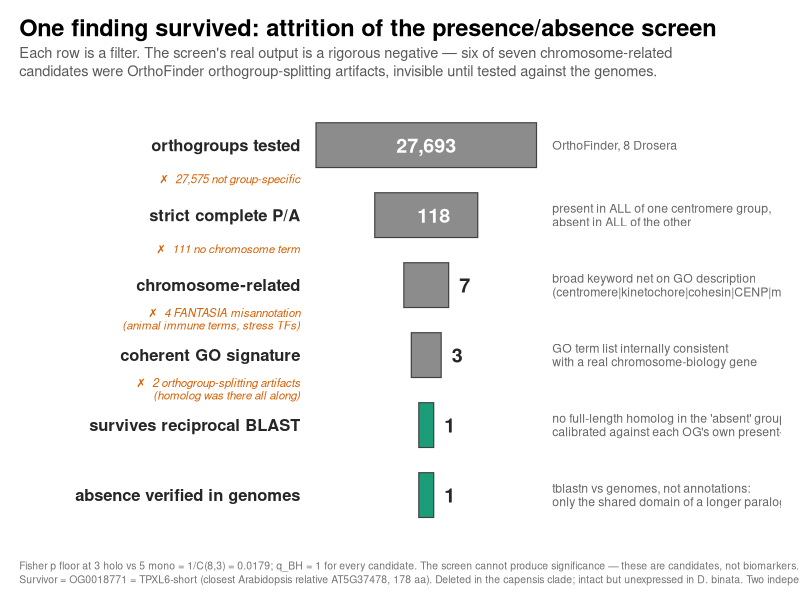
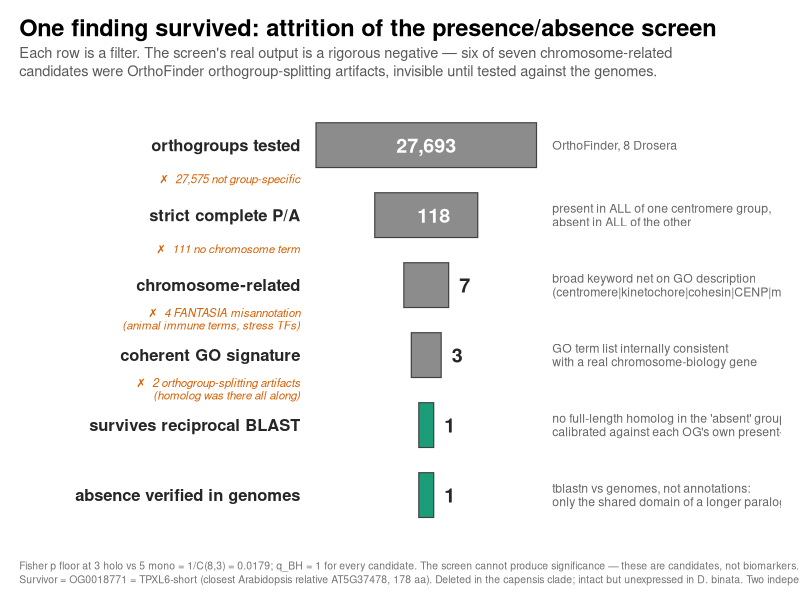

Write the R code that produced these figures, in order.
suppressMessages({library(ggplot2); library(data.table)})
setwd("/netscratch/dep_mercier/grp_marques/Aaryan/reproducible_phd/results/comparative/holocentricity")
outdir <- "figures"

GRN <- "#1b9e77"; ORG <- "#d95f02"; GRY <- "grey55"

d <- data.table(
  step = 1:6,
  n    = c(27693, 118, 7, 3, 1, 1),
  stage = c("orthogroups tested",
            "strict complete P/A",
            "chromosome-related",
            "coherent GO signature",
            "survives reciprocal BLAST",
            "absence verified in genomes"),
  how = c("OrthoFinder, 8 Drosera",
          "present in ALL of one centromere group,\nabsent in ALL of the other",
          "broad keyword net on GO description\n(centromere|kinetochore|cohesin|CENP|meiosis|...)",
          "GO term list internally consistent\nwith a real chromosome-biology gene",
          "no full-length homolog in the 'absent' group,\ncalibrated against each OG's own present-group range",
          "tblastn vs genomes, not annotations:\nonly the shared domain of a longer paralog remains"),
  lost = c(NA,
           "27,575 not group-specific",
           "111 no chromosome term",
           "4 FANTASIA misannotation\n(animal immune terms, stress TFs)",
           "2 orthogroup-splitting artifacts\n(homolog was there all along)",
           NA)
)
d[, ymax := -step]

# funnel width on log scale
d[, w := log10(n + 1)]
d[, w := w / max(w)]
BW <- 0.42
d[, `:=`(xmin = -w*BW, xmax = w*BW)]
d[, wide := (xmax - xmin) > 0.18]   # can the box hold its own label?

lab <- data.table(
  step = c(2,3,4,5,6),
  txt  = c("118", "7", "3", "1", "1")
)

p <- ggplot(d, aes(y=ymax)) +
  geom_rect(aes(xmin=xmin, xmax=xmax, ymin=ymax-0.32, ymax=ymax+0.32,
                fill=factor(fifelse(step==6, "keep", fifelse(step==5,"keep","mid")))),
            color="grey25", linewidth=0.4) +
  # count: inside the box when it fits, otherwise immediately right of it
  geom_text(data=d[wide==TRUE], aes(x=0, label=format(n, big.mark=",")),
            size=5, fontface="bold", color="white") +
  geom_text(data=d[wide==FALSE], aes(x=xmax+0.04, label=format(n, big.mark=",")),
            size=5, fontface="bold", color="grey15", hjust=0) +
  # stage name, left
  geom_text(aes(x=-BW-0.06, label=stage), hjust=1, size=4.2, fontface="bold", color="grey15") +
  # method, right
  geom_text(aes(x=BW+0.06, label=how), hjust=0, size=3.1, color="grey40", lineheight=0.92) +
  # what was lost, between rows
  geom_text(data=d[!is.na(lost)], aes(x=-BW-0.06, y=ymax+0.52, label=paste0("\u2717  ", lost)),
            hjust=1, size=2.9, color=ORG, fontface="italic", lineheight=0.92) +
  scale_fill_manual(values=c(mid=GRY, keep=GRN), guide="none") +
  scale_x_continuous(limits=c(-1.55, 1.35), expand=c(0,0)) +
  scale_y_continuous(limits=c(-6.75, -0.35), expand=c(0,0)) +
  labs(title="One finding survived: attrition of the presence/absence screen",
       subtitle="Each row is a filter. The screen's real output is a rigorous negative \u2014 six of seven chromosome-related\ncandidates were OrthoFinder orthogroup-splitting artifacts, invisible until tested against the genomes.",
       caption=paste0("Fisher p floor at 3 holo vs 5 mono = 1/C(8,3) = 0.0179; q_BH = 1 for every candidate. ",
                      "The screen cannot produce significance \u2014 these are candidates, not biomarkers.\n",
                      "Survivor = OG0018771 = TPXL6-short (closest Arabidopsis relative AT5G37478, 178 aa). Deleted in the capensis clade; intact but unexpressed in D. binata. ",
                      "Two independent events, both on monocentric branches. Function unknown \u2014 the spindle GO is family-level transfer to a 140 aa domain-only protein.")) +
  theme_void(base_size=13) +
  theme(plot.background=element_rect(fill="white", color=NA),
        plot.title=element_text(face="bold", size=17, hjust=0, margin=margin(b=4)),
        plot.subtitle=element_text(size=10.5, color="grey35", hjust=0, lineheight=1.05, margin=margin(b=14)),
        plot.caption=element_text(size=7.5, color="grey45", hjust=0, lineheight=1.1, margin=margin(t=10)),
        plot.margin=margin(14,14,10,14))

ggsave(file.path(outdir,"attrition_funnel.pdf"), p, width=13, height=8)
ggsave(file.path(outdir,"attrition_funnel.jpg"), p, width=13, height=8, dpi=200)
cat("wrote attrition_funnel.{pdf,jpg}\n")
print(d[, .(step, n, stage)])
